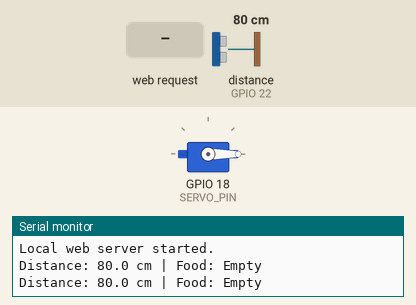
This sketch was run on a simulated ESP32. Shown: servo, the last lines printed to the serial monitor. Wiring (inferred from the names in the program): ultrasonic range finder: trigger GPIO 23; echo GPIO 22. The inputs (shaded band) are chosen by the test bench; at power-on: distance to the obstacle (sensor on GPIO 22) 80 cm. The echo pulse lasts 58.3 µs per cm; WiFi joins after 1.5 s; servers stay silent unless stated; uploads are accepted with an empty reply.

Above: at 2.7 s.
2.8 s: HTTP request GET /feed received
At 3.6 s:
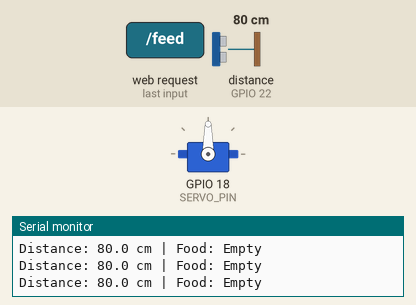
11.0 s: HTTP request GET /servo?angle=1 received
At 12.3 s:
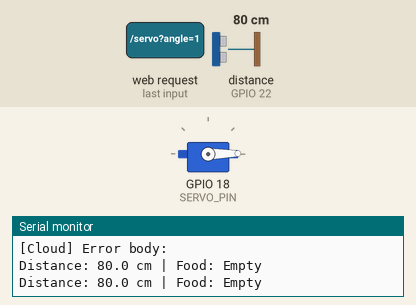
Timing chart, 0 to 13.5 s (numbered marks = the images above; inputs shaded):
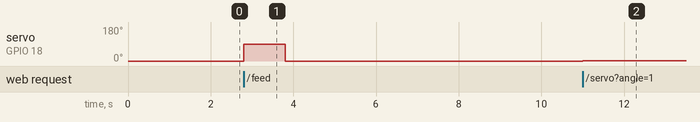

The sketch:

fish_feeder.ino
```cpp
#include <WiFi.h>
#include <WebServer.h>
#include <ESP32Servo.h>
#include <HTTPClient.h>
#include <ArduinoJson.h>   // Install: Arduino IDE > Library Manager > "ArduinoJson" by Benoit Blanchon

// ===== YOUR PHONE HOTSPOT =====
const char* ssid     = "iQOO Neo9 Pro";
const char* password = "12345678";

// ===== CLOUD BACKEND (Render) =====
// After deploying to Render, paste your real URL here
const char* SERVER_URL   = "https://fish-feeder-backend.onrender.com";
const char* DEVICE_ID    = "esp32_feeder_01";

// ===== API KEY =====
// After Render deploys, go to:
//   Dashboard -> fish-feeder-backend -> Environment -> ESP32_API_KEY
// Copy the value and paste it below (between the quotes)
const char* ESP32_API_KEY = "PASTE_YOUR_KEY_HERE";

// How often to send data to the cloud (milliseconds)
const unsigned long REPORT_INTERVAL = 10000; // 10 seconds

// ===== HARDWARE PINS =====
const int SERVO_PIN = 18;
const int TRIG_PIN  = 23;
const int ECHO_PIN  = 22;

// ===== SERVO SETTINGS =====
const int CLOSED_ANGLE = 0;
const int OPEN_ANGLE   = 90;
const unsigned long FEED_DURATION = 1000;

// ===== FOOD LEVEL THRESHOLDS =====
const float MIN_DISTANCE   = 1.0;
const float EMPTY_DISTANCE = 6.0;
const float FILL_DISTANCE  = 5.0;
const float HALF_DISTANCE  = 4.0;

// ===== GLOBALS =====
Servo feeder;
WebServer server(80);

int  servoAngle       = CLOSED_ANGLE;
bool feeding          = false;
unsigned long feedStartTime   = 0;
unsigned long lastSensorRead  = 0;
unsigned long lastServerReport = 0;

float  distanceCM = -1;
String foodLevel  = "Reading...";

// =============================================================================
//  CLOUD REPORTING — sends reading to Render & executes any pending command
// =============================================================================
void reportToCloud() {
  if (WiFi.status() != WL_CONNECTED) {
    Serial.println("[Cloud] WiFi not connected, skipping report.");
    return;
  }

  // ---- Build JSON payload ----
  StaticJsonDocument<200> payload;
  payload["device_id"]      = DEVICE_ID;
  payload["distance_cm"]    = distanceCM;
  payload["food_status"]    = foodLevel;
  payload["uptime_seconds"] = (int)(millis() / 1000);

  String body;
  serializeJson(payload, body);

  // ---- POST /api/readings ----
  HTTPClient http;
  String url = String(SERVER_URL) + "/api/readings";
  http.begin(url);
  http.addHeader("Content-Type", "application/json");
  http.addHeader("X-API-Key", ESP32_API_KEY);   // <-- API key sent here
  http.setTimeout(8000); // 8 second timeout (free Render can be slow)

  int code = http.POST(body);
  Serial.print("[Cloud] POST /api/readings -> HTTP ");
  Serial.println(code);

  if (code == 201) {
    String resp = http.getString();

    // ---- Parse response for pending command ----
    StaticJsonDocument<512> doc;
    DeserializationError err = deserializeJson(doc, resp);

    if (!err && !doc["pending_command"].isNull()) {
      int    cmdId  = doc["pending_command"]["id"].as<int>();
      String action = doc["pending_command"]["action"].as<String>();

      Serial.print("[Cloud] Pending command #");
      Serial.print(cmdId);
      Serial.print(" -> ");
      Serial.println(action);

      // ---- Execute command ----
      if (action == "FEED") {
        if (!feeding) {
          feeding       = true;
          feedStartTime = millis();
          servoAngle    = OPEN_ANGLE;
          feeder.write(servoAngle);
          Serial.println("[Command] FEED executed.");
        }
      } else if (action == "OPEN") {
        feeding    = false;
        servoAngle = OPEN_ANGLE;
        feeder.write(servoAngle);
        Serial.println("[Command] OPEN executed.");
      } else if (action == "CLOSE") {
        feeding    = false;
        servoAngle = CLOSED_ANGLE;
        feeder.write(servoAngle);
        Serial.println("[Command] CLOSE executed.");
      }

      // ---- Acknowledge command ----
      HTTPClient ack;
      String ackUrl = String(SERVER_URL) + "/api/commands/" + String(cmdId) + "/ack?status_code=EXECUTED";
      ack.begin(ackUrl);
      ack.addHeader("X-API-Key", ESP32_API_KEY);   // <-- API key sent here
      ack.setTimeout(5000);
      ack.POST("");
      ack.end();
      Serial.println("[Cloud] Command acknowledged.");
    }
  } else {
    Serial.print("[Cloud] Error body: ");
    Serial.println(http.getString());
  }

  http.end();
}

// =============================================================================
//  BASE CODE — untouched original functions below
// =============================================================================

// ===== READ ULTRASONIC SENSOR =====
float readDistanceCM() {
  digitalWrite(TRIG_PIN, LOW);
  delayMicroseconds(2);
  digitalWrite(TRIG_PIN, HIGH);
  delayMicroseconds(10);
  digitalWrite(TRIG_PIN, LOW);

  unsigned long duration = pulseIn(ECHO_PIN, HIGH, 30000);

  if (duration == 0) return -1;

  return duration * 0.0343f / 2.0f;
}

// ===== FOOD LEVEL =====
String getFoodLevel(float d) {
  if (d < MIN_DISTANCE)    return "Sensor Error";
  if (d > EMPTY_DISTANCE)  return "Empty";
  if (d >= FILL_DISTANCE)  return "Fill";
  if (d >= HALF_DISTANCE)  return "Half";
  return "Full";
}

// ===== WEBSITE =====
void handleRoot() {
  String html = R"rawliteral(
<!DOCTYPE html>
<html>
<head>
<meta name="viewport" content="width=device-width, initial-scale=1">
<title>Smart Fish Feeder</title>
<style>
body{font-family:Arial;text-align:center;background:#eaf6ff;color:#17324d;padding:18px 10px}
.card{max-width:430px;margin:auto;background:white;padding:22px;border-radius:18px;box-shadow:0 4px 15px #0002}
h1{color:#087fbb}
button{padding:14px;margin:6px 3px;border:0;border-radius:9px;color:white;background:#087fbb;font-size:16px}
.close{background:#526777}.feed{background:#159447}
input{width:90%;margin:18px 0}
.status{font-size:26px;font-weight:bold;background:#e5f5ff;padding:14px;border-radius:12px}
.small{font-size:13px;color:#64748b}
</style>
</head>
<body>
<div class="card">
<h1>🐟 Smart Fish Feeder</h1>
<p>ESP32 Phone Hotspot Control</p>
<hr>
<h2>Food Quantity</h2>
<div class="status" id="quantity">Reading...</div>
<p id="distance">Distance: --</p>
<hr>
<h2>Motor Control</h2>
<p>Servo angle: <b><span id="angle">0</span>&deg;</b></p>
<button onclick="moveServo(90)">Open Gate</button>
<button class="close" onclick="moveServo(0)">Close Gate</button><br>
<button class="feed" onclick="feedFish()">Feed Now 🐟</button>
<h3>Adjust Gate Angle</h3>
<input type="range" id="slider" min="0" max="180" value="0"
oninput="document.getElementById('angle').textContent=this.value"
onchange="moveServo(this.value)">
<p id="message">Ready</p>
<p class="small">Food status refreshes automatically.</p>
</div>
<script>
async function moveServo(a){
  a=Math.max(0,Math.min(180,Number(a)));
  document.getElementById('slider').value=a;
  document.getElementById('angle').textContent=a;
  document.getElementById('message').textContent='Sending command...';
  try{
    let r=await fetch('/servo?angle='+a);
    let d=await r.json();
    document.getElementById('angle').textContent=d.angle;
    document.getElementById('message').textContent=d.message;
  }catch(e){
    document.getElementById('message').textContent='Connection failed';
  }
}
async function feedFish(){
  document.getElementById('message').textContent='Feeding...';
  try{
    let r=await fetch('/feed');
    let d=await r.json();
    document.getElementById('angle').textContent=d.angle;
    document.getElementById('slider').value=d.angle;
    document.getElementById('message').textContent=d.message;
  }catch(e){
    document.getElementById('message').textContent='Connection failed';
  }
}
async function updateQuantity(){
  try{
    let r=await fetch('/quantity');
    let d=await r.json();
    document.getElementById('quantity').textContent=d.level;
    document.getElementById('distance').textContent =
      d.distance<0?'Distance: unavailable':'Distance: '+d.distance.toFixed(1)+' cm';
  }catch(e){
    document.getElementById('quantity').textContent='Sensor unavailable';
  }
}
updateQuantity();
setInterval(updateQuantity,1000);
</script>
</body>
</html>
)rawliteral";

  server.send(200, "text/html", html);
}

// ===== SERVO API =====
void handleServo() {
  if (!server.hasArg("angle")) {
    server.send(400, "application/json",
                "{\"message\":\"Missing angle\"}");
    return;
  }

  int angle = constrain(server.arg("angle").toInt(), 0, 180);
  feeding    = false;
  servoAngle = angle;
  feeder.write(servoAngle);

  String response = "{\"angle\":" + String(servoAngle) +
    ",\"message\":\"Gate moved to " + String(servoAngle) + " degrees\"}";
  server.send(200, "application/json", response);
}

// ===== FEED NOW API =====
void handleFeed() {
  if (feeding) {
    server.send(409, "application/json",
                "{\"angle\":90,\"message\":\"Feeding already in progress\"}");
    return;
  }

  feeding       = true;
  feedStartTime = millis();
  servoAngle    = OPEN_ANGLE;
  feeder.write(servoAngle);

  server.send(200, "application/json",
              "{\"angle\":90,\"message\":\"Feeding started\"}");
}

// ===== QUANTITY API =====
void handleQuantity() {
  String response = "{\"level\":\"" + foodLevel +
                    "\",\"distance\":" + String(distanceCM, 1) + "}";
  server.send(200, "application/json", response);
}

// ===== SETUP =====
void setup() {
  Serial.begin(115200);

  pinMode(TRIG_PIN, OUTPUT);
  pinMode(ECHO_PIN, INPUT);
  digitalWrite(TRIG_PIN, LOW);

  feeder.setPeriodHertz(50);
  feeder.attach(SERVO_PIN, 500, 2400);
  feeder.write(CLOSED_ANGLE);

  // Connect to your phone's hotspot
  WiFi.mode(WIFI_STA);
  WiFi.begin(ssid, password);

  Serial.print("Connecting to phone hotspot");
  unsigned long start = millis();

  while (WiFi.status() != WL_CONNECTED &&
         millis() - start < 30000) {
    delay(500);
    Serial.print(".");
  }

  Serial.println();

  if (WiFi.status() == WL_CONNECTED) {
    Serial.println("Connected to phone hotspot!");
    Serial.print("ESP32 local website: http://");
    Serial.println(WiFi.localIP());
    Serial.print("Cloud dashboard: ");
    Serial.println(SERVER_URL);
  } else {
    Serial.println("Wi-Fi connection failed!");
    Serial.println("Check hotspot name, password, and 2.4GHz setting.");
  }

  server.on("/",        HTTP_GET, handleRoot);
  server.on("/servo",   HTTP_GET, handleServo);
  server.on("/feed",    HTTP_GET, handleFeed);
  server.on("/quantity",HTTP_GET, handleQuantity);
  server.begin();

  Serial.println("Local web server started.");
}

// ===== MAIN LOOP =====
void loop() {
  server.handleClient();   // keep local web server alive

  // Read sensor every 1 second
  if (millis() - lastSensorRead >= 1000) {
    lastSensorRead = millis();
    distanceCM     = readDistanceCM();
    foodLevel      = getFoodLevel(distanceCM);

    Serial.print("Distance: ");
    if (distanceCM < 0) Serial.print("Unavailable");
    else {
      Serial.print(distanceCM, 1);
      Serial.print(" cm");
    }
    Serial.print(" | Food: ");
    Serial.println(foodLevel);
  }

  // Report to cloud every REPORT_INTERVAL
  if (millis() - lastServerReport >= REPORT_INTERVAL) {
    lastServerReport = millis();
    reportToCloud();
  }

  // Auto-close gate after feeding duration
  if (feeding && millis() - feedStartTime >= FEED_DURATION) {
    feeding    = false;
    servoAngle = CLOSED_ANGLE;
    feeder.write(servoAngle);
    Serial.println("Feeding complete; gate closed.");
  }
}
```

Measured:
- after the input at 2.8 s, servo on GPIO 18 (SERVO_PIN): 0° → 90° at once, → 0° 1.0 s later
- after the input at 11.0 s, servo on GPIO 18 (SERVO_PIN): 0° → 1° at once
